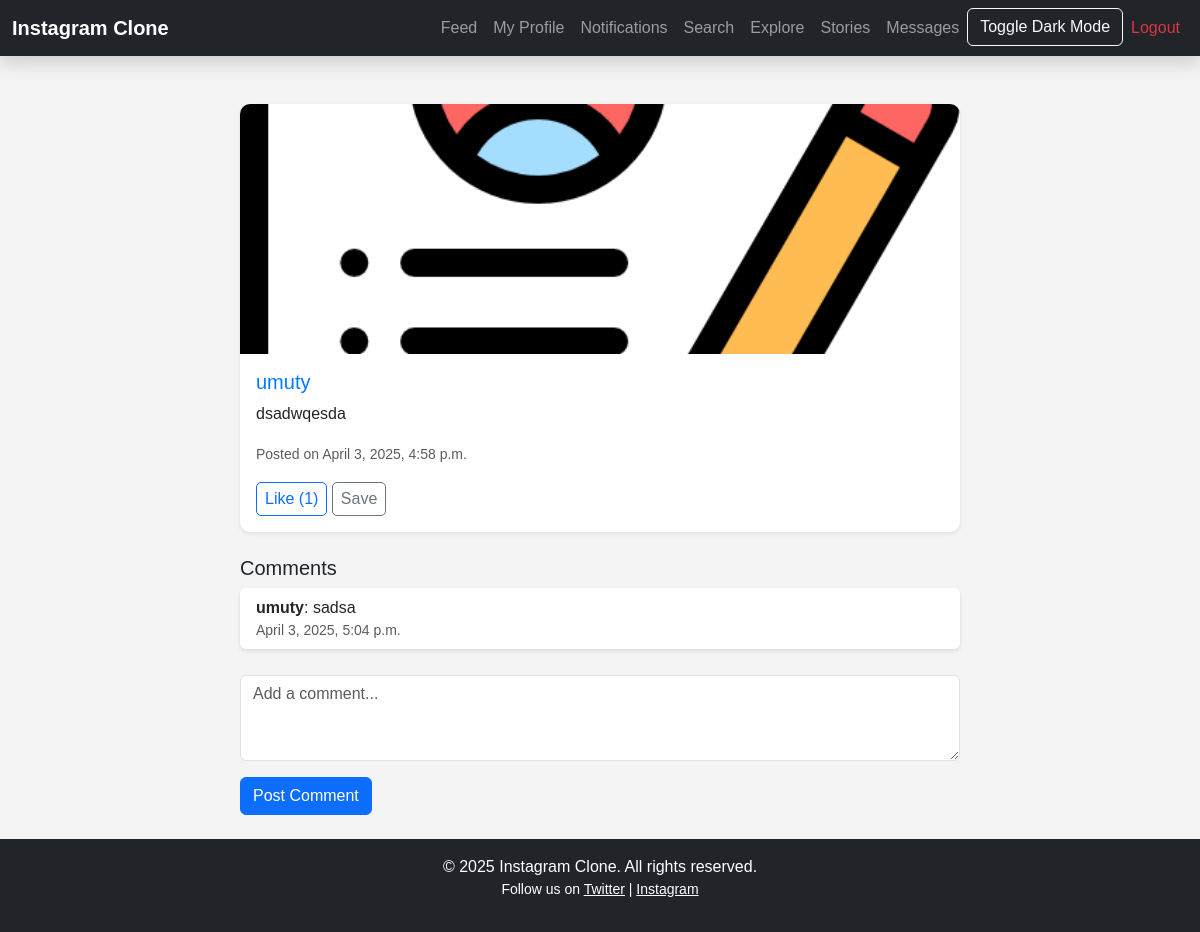
Page /post/2/ (signed in) on the committed database.
### users/models.py (models this page shows, shortened)
class Post(models.Model):
    user = models.ForeignKey(User, on_delete=models.CASCADE)
    image = models.ImageField(upload_to='post_images/')
    caption = models.TextField(blank=True)
    created_at = models.DateTimeField(auto_now_add=True)

class Comment(models.Model):
    user = models.ForeignKey(User, on_delete=models.CASCADE)
    post = models.ForeignKey(Post, on_delete=models.CASCADE, related_name='comments')
    content = models.TextField()
    created_at = models.DateTimeField(auto_now_add=True)

### users/views.py (the view)
# urls.py: path('post/<int:post_id>/', views.post_detail, name='post_detail'),  # Post detail URL
@login_required
def post_detail(request, post_id):
    post = get_object_or_404(Post, id=post_id)
    is_saved = post.saved_by.filter(user=request.user).exists()  # Check if the post is saved
    return render(request, 'post_detail.html', {'post': post, 'is_saved': is_saved})

### templates/post_detail.html (shortened to what this page needs)
{% extends 'base.html' %}
{% block content %}
<div class="container mt-5">
    <div class="row justify-content-center">
        <div class="col-md-8">
            <div class="card shadow-sm">
                <img src="{{ post.image.url }}" class="card-img-top" alt="Post Image">
                <div class="card-body">
                    <h5 class="card-title">
                        <a href="{% url 'profile' post.user.username %}" class="text-decoration-none">
                            {{ post.user.username }}
                        </a>
                    </h5>
                    <p class="card-text">{{ post.caption }}</p>
                    <p class="text-muted"><small>Posted on {{ post.created_at }}</small></p>
                    <form action="{% url 'like_post' post.id %}" method="POST" class="d-inline">
                        <button type="submit" id="like-button-{{ post.id }}" class="btn btn-outline-primary btn-sm like-button" data-like="false">
                            Like ({{ post.likes.count }})
                        </button>
                    </form>
                    <form action="{% url 'save_post' post.id %}" method="POST" class="d-inline">
                        <button type="submit" class="btn btn-outline-secondary btn-sm">
                            {% if is_saved %}
                                Unsave
                            {% else %}
                                Save
                            {% endif %}
                        </button>
                    </form>
                </div>
            </div>
            <div class="mt-4">
                <h5>Comments</h5>
                <ul class="list-group mb-3">
                    {% for comment in post.comments.all %}
                        <li class="list-group-item">
                            <strong>{{ comment.user.username }}</strong>: {{ comment.content }}
                            <small class="text-muted d-block">{{ comment.created_at }}</small>
                        </li>
                    {% empty %}
                        <p>No comments yet. Be the first to comment!</p>
                    {% endfor %}
                </ul>
                <form method="POST" action="{% url 'comment_post' post.id %}">
                    <div class="mb-3">
                        <textarea name="content" class="form-control" placeholder="Add a comment..." rows="3" required></textarea>
                    </div>
                    <button type="submit" class="btn btn-primary">Post Comment</button>
                </form>
            </div>
        </div>
    </div>
</div>
{% endblock %}

### static/css/styles.css (style rules this page uses)
body { background-color: #f4f4f4; font-family: 'Arial', sans-serif; }
.card { border: none; box-shadow: 0 4px 6px rgba(0, 0, 0, 0.1); border-radius: 10px; transition: transform 0.2s ease-in-out; }
.card img { object-fit: cover; height: 250px; border-top-left-radius: 10px; border-top-right-radius: 10px; }
.card button { border-radius: 5px; font-size: 16px; }
.card a { color: #007bff; text-decoration: none; }
.list-group-item { border: none; border-radius: 5px; box-shadow: 0 2px 4px rgba(0, 0, 0, 0.1); margin-bottom: 10px; }
.like-button { transition: transform 0.2s ease-in-out; }

### rows in the picture
Post: image (picture), user.username "umuty", caption "dsadwqesda", created_at "April 3, 2025, 4:58 p.m.", likes.count "1"
Comment: user.username "umuty", content "sadsa", created_at "April 3, 2025, 5:04 p.m."
